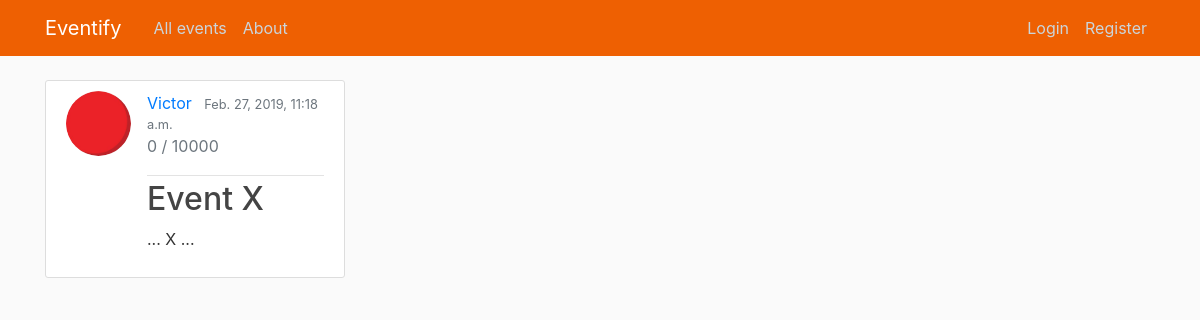
The app's page /event/14/, older data.
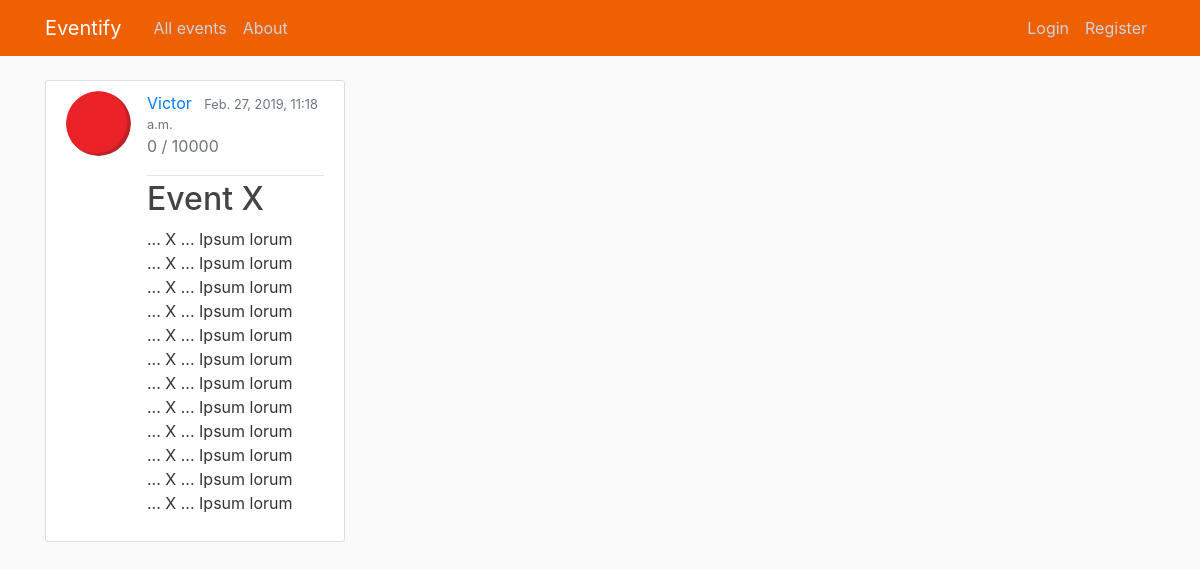
The same page, newer data.
### event/models.py (models this page shows, shortened)
class Post(models.Model):
    title = models.CharField(max_length=100)
    date_posted = models.DateTimeField(default=timezone.now)
    author = models.ForeignKey(User, on_delete=models.CASCADE, null=True)
    attendees = models.ManyToManyField(User, related_name='attendees')
    start_date = models.DateTimeField(null=True)
    end_date = models.DateTimeField(null=True)
    attendance_limit = models.IntegerField(null=True, default=10000)
    location = models.CharField(max_length=100, null=True)
    content = models.TextField()
    image = models.ImageField(default="default.jpg", upload_to="event_images")
    class Meta:
       ordering = ['-start_date']

### users/models.py (models this page shows, shortened)
class Profile(models.Model):
    user = models.OneToOneField(User, on_delete=models.CASCADE) #Er en 1-1 relasjon mellom bruker og profil
    image = models.ImageField(default="default.jpg", upload_to="profile_pics") #Profilbilde til bruker

### event/views.py (the view)
# urls.py: path('event/<int:pk>/', EventDetailView.as_view(), name='event-detail'),
class EventDetailView(DetailView):
    model = Post
    template_name = 'event/event_detail.html'
    context_object_name = 'events'

### event/templates/event/event_detail.html (shortened to what this page needs)
{% extends "event/base.html" %}
{% block content %}
        <article class="media content-section-event">
            <img class="rounded-circle article-img" src="{{ object.author.profile.image.url }}" alt="">
            <div class="media-body">
                <div class="article-metadata">
                    <a class="mr-2" href="#">{{ object.author }}</a>
                    <small class="text-muted">{{ object.date_posted }}</small>
                    <p class="text-muted" > {{ object.attendees.all.count }} / {{object.attendance_limit}}
                    </p>
                </div>
                <h2 class="article-title" >{{ object.title }}</h2>
                <p class="article-content">{{ object.content }}</p>
            </div>
        </article>
{% endblock content %}

### event/templates/event/base.html (shortened to what this page needs)
{% load static %}
<html lang="en">
<head>
    <link rel="stylesheet" href="https://maxcdn.bootstrapcdn.com/bootstrap/4.0.0/css/bootstrap.min.css">
    <link rel="stylesheet" type="text/css" href="{% static 'event/main.css' %}">
</head>
<body>
<header class="site-header">
    <nav class="navbar navbar-expand-md navbar-dark bg-steel fixed-top">
        <div class="container">
            <a class="navbar-brand mr-4" href="{% url 'home' %}">Eventify</a>
            <div class="collapse navbar-collapse" id="navbarToggle">
                <div class="navbar-nav mr-auto">
                    <a class="nav-item nav-link" href="{% url 'events-all' %}">All events</a>
                    <a class="nav-item nav-link" href="{% url 'eventify-about' %}">About</a>
                </div>
                <div class="navbar-nav">
                    {% if user.is_staff or user.is_admin %}
                        <a class="nav-item nav-link" href="{% url 'event-create' %}">New Event</a>
                        <a class="nav-item nav-link" href="{% url 'profile' %}">Profile</a>
                        <a class="nav-item nav-link" href="{% url 'logout' %}">Log Out</a>
                    {% elif user.is_authenticated %}
                        <a class="nav-item nav-link" href="{% url 'profile' %}">Profile</a>
                        <a class="nav-item nav-link" href="{% url 'logout' %}">Log Out</a>
                    {% else %}
                        <a class="nav-item nav-link" href="{% url 'login' %}">Login</a>
                        <a class="nav-item nav-link" href="{% url 'register' %}">Register</a>
                    {% endif %}
                </div>
            </div>
        </div>
    </nav>
</header>
<main role="main" class="container">
    <div class="row">
        <div class="col-md-12">
            {% block content %}{% endblock %}
        </div>
    </div>
</main>
</body>
</html>

### event/static/event/main.css (style rules this page uses)
body { background: #fafafa; color: #333333; margin-top: 5rem; }
h1, h2, h3, h4, h5, h6 { color: #444444; }
.bg-steel { background-color: #ee6002; }
.site-header .navbar-nav .nav-link { color: #cbd5db; }
.content-section-event { background: #ffffff; padding: 10px 20px; border: 1px solid #dddddd; border-radius: 3px; margin-bottom: 20px; width: 300px; }
.article-title { color: #444444; }
.article-content { white-space: pre-line; }
.article-img { height: 65px; width: 65px; margin-right: 16px; }
.article-metadata { padding-bottom: 1px; margin-bottom: 4px; border-bottom: 1px solid #e3e3e3 }

Row changes from the older to the newer data that the page shows:
changed Post "Event X": content "... X ..." → "... X ... Ipsum lorum ... X ... Ipsum lorum ... X ... Ipsum lorum ... X ... Ipsum lorum ... X ... Ipsum lorum ... X ... Ipsum lorum ... X ... Ipsum lorum ... X ... Ipsum lorum ... X ... Ipsum lorum ... X ... Ipsum lorum ... X ... Ipsum lorum ... X ... Ipsum lorum"
